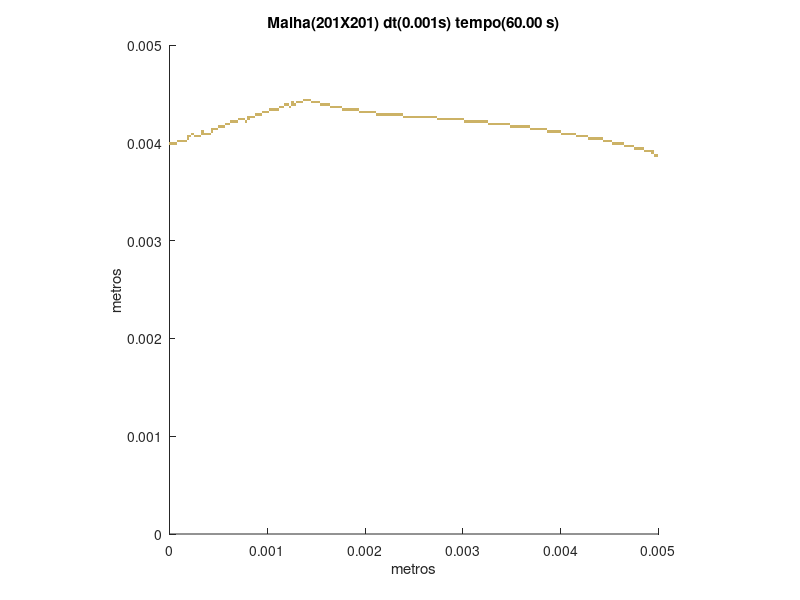

The MATLAB script that drew this image:
set (gca,'PlotBoxAspectRatio',[1 1 1],'Xlim',[0,0.005],'Ylim',[0,0.005])
hold on
title('Malha(201X201) dt(0.001s) tempo(60.00 s)')
hold on
ylabel('metros')
hold on
xlabel('metros')
hold on

fill([0.00495024875621891 0.00495024875621891 0.00497512437810945 0.00497512437810945],[0.00385572139303483 0.00388059701492537 0.00388059701492537 0.00385572139303483],[0.8,0.7,0.4],'LineStyle','none')

fill([0.00497512437810945 0.00497512437810945 0.005 0.005],[0.00385572139303483 0.00388059701492537 0.00388059701492537 0.00385572139303483],[0.8,0.7,0.4],'LineStyle','none')

fill([0.00492537313432836 0.00492537313432836 0.00495024875621891 0.00495024875621891],[0.00388059701492537 0.00390547263681592 0.00390547263681592 0.00388059701492537],[0.8,0.7,0.4],'LineStyle','none')

fill([0.00485074626865672 0.00485074626865672 0.00487562189054726 0.00487562189054726],[0.00390547263681592 0.00393034825870647 0.00393034825870647 0.00390547263681592],[0.8,0.7,0.4],'LineStyle','none')

fill([0.00487562189054726 0.00487562189054726 0.00490049751243781 0.00490049751243781],[0.00390547263681592 0.00393034825870647 0.00393034825870647 0.00390547263681592],[0.8,0.7,0.4],'LineStyle','none')

fill([0.00490049751243781 0.00490049751243781 0.00492537313432836 0.00492537313432836],[0.00390547263681592 0.00393034825870647 0.00393034825870647 0.00390547263681592],[0.8,0.7,0.4],'LineStyle','none')

fill([0.00492537313432836 0.00492537313432836 0.00495024875621891 0.00495024875621891],[0.00390547263681592 0.00393034825870647 0.00393034825870647 0.00390547263681592],[0.8,0.7,0.4],'LineStyle','none')

fill([0.00475124378109453 0.00475124378109453 0.00477611940298507 0.00477611940298507],[0.00393034825870647 0.00395522388059701 0.00395522388059701 0.00393034825870647],[0.8,0.7,0.4],'LineStyle','none')

fill([0.00477611940298507 0.00477611940298507 0.00480099502487562 0.00480099502487562],[0.00393034825870647 0.00395522388059701 0.00395522388059701 0.00393034825870647],[0.8,0.7,0.4],'LineStyle','none')

fill([0.00480099502487562 0.00480099502487562 0.00482587064676617 0.00482587064676617],[0.00393034825870647 0.00395522388059701 0.00395522388059701 0.00393034825870647],[0.8,0.7,0.4],'LineStyle','none')

fill([0.00482587064676617 0.00482587064676617 0.00485074626865672 0.00485074626865672],[0.00393034825870647 0.00395522388059701 0.00395522388059701 0.00393034825870647],[0.8,0.7,0.4],'LineStyle','none')

fill([0.00465174129353234 0.00465174129353234 0.00467661691542289 0.00467661691542289],[0.00395522388059701 0.00398009950248756 0.00398009950248756 0.00395522388059701],[0.8,0.7,0.4],'LineStyle','none')

fill([0.00467661691542289 0.00467661691542289 0.00470149253731343 0.00470149253731343],[0.00395522388059701 0.00398009950248756 0.00398009950248756 0.00395522388059701],[0.8,0.7,0.4],'LineStyle','none')

fill([0.00470149253731343 0.00470149253731343 0.00472636815920398 0.00472636815920398],[0.00395522388059701 0.00398009950248756 0.00398009950248756 0.00395522388059701],[0.8,0.7,0.4],'LineStyle','none')

fill([0.00472636815920398 0.00472636815920398 0.00475124378109453 0.00475124378109453],[0.00395522388059701 0.00398009950248756 0.00398009950248756 0.00395522388059701],[0.8,0.7,0.4],'LineStyle','none')

fill([0 0 2.48756218905473E-05 2.48756218905473E-05],[0.00398009950248756 0.00400497512437811 0.00400497512437811 0.00398009950248756],[0.8,0.7,0.4],'LineStyle','none')

fill([2.48756218905473E-05 2.48756218905473E-05 4.97512437810945E-05 4.97512437810945E-05],[0.00398009950248756 0.00400497512437811 0.00400497512437811 0.00398009950248756],[0.8,0.7,0.4],'LineStyle','none')

fill([4.97512437810945E-05 4.97512437810945E-05 7.46268656716418E-05 7.46268656716418E-05],[0.00398009950248756 0.00400497512437811 0.00400497512437811 0.00398009950248756],[0.8,0.7,0.4],'LineStyle','none')

fill([0.0045273631840796 0.0045273631840796 0.00455223880597015 0.00455223880597015],[0.00398009950248756 0.00400497512437811 0.00400497512437811 0.00398009950248756],[0.8,0.7,0.4],'LineStyle','none')

fill([0.00455223880597015 0.00455223880597015 0.0045771144278607 0.0045771144278607],[0.00398009950248756 0.00400497512437811 0.00400497512437811 0.00398009950248756],[0.8,0.7,0.4],'LineStyle','none')

fill([0.0045771144278607 0.0045771144278607 0.00460199004975124 0.00460199004975124],[0.00398009950248756 0.00400497512437811 0.00400497512437811 0.00398009950248756],[0.8,0.7,0.4],'LineStyle','none')

fill([0.00460199004975124 0.00460199004975124 0.00462686567164179 0.00462686567164179],[0.00398009950248756 0.00400497512437811 0.00400497512437811 0.00398009950248756],[0.8,0.7,0.4],'LineStyle','none')

fill([0.00462686567164179 0.00462686567164179 0.00465174129353234 0.00465174129353234],[0.00398009950248756 0.00400497512437811 0.00400497512437811 0.00398009950248756],[0.8,0.7,0.4],'LineStyle','none')

fill([7.46268656716418E-05 7.46268656716418E-05 9.95024875621891E-05 9.95024875621891E-05],[0.00400497512437811 0.00402985074626866 0.00402985074626866 0.00400497512437811],[0.8,0.7,0.4],'LineStyle','none')

fill([9.95024875621891E-05 9.95024875621891E-05 0.000124378109452736 0.000124378109452736],[0.00400497512437811 0.00402985074626866 0.00402985074626866 0.00400497512437811],[0.8,0.7,0.4],'LineStyle','none')

fill([0.000124378109452736 0.000124378109452736 0.000149253731343284 0.000149253731343284],[0.00400497512437811 0.00402985074626866 0.00402985074626866 0.00400497512437811],[0.8,0.7,0.4],'LineStyle','none')

fill([0.000149253731343284 0.000149253731343284 0.000174129353233831 0.000174129353233831],[0.00400497512437811 0.00402985074626866 0.00402985074626866 0.00400497512437811],[0.8,0.7,0.4],'LineStyle','none')

fill([0.00442786069651741 0.00442786069651741 0.00445273631840796 0.00445273631840796],[0.00400497512437811 0.00402985074626866 0.00402985074626866 0.00400497512437811],[0.8,0.7,0.4],'LineStyle','none')

fill([0.00445273631840796 0.00445273631840796 0.00447761194029851 0.00447761194029851],[0.00400497512437811 0.00402985074626866 0.00402985074626866 0.00400497512437811],[0.8,0.7,0.4],'LineStyle','none')

fill([0.00447761194029851 0.00447761194029851 0.00450248756218905 0.00450248756218905],[0.00400497512437811 0.00402985074626866 0.00402985074626866 0.00400497512437811],[0.8,0.7,0.4],'LineStyle','none')

fill([0.00450248756218905 0.00450248756218905 0.0045273631840796 0.0045273631840796],[0.00400497512437811 0.00402985074626866 0.00402985074626866 0.00400497512437811],[0.8,0.7,0.4],'LineStyle','none')

fill([0.000174129353233831 0.000174129353233831 0.000199004975124378 0.000199004975124378],[0.00402985074626866 0.0040547263681592 0.0040547263681592 0.00402985074626866],[0.8,0.7,0.4],'LineStyle','none')

fill([0.00427860696517413 0.00427860696517413 0.00430348258706468 0.00430348258706468],[0.00402985074626866 0.0040547263681592 0.0040547263681592 0.00402985074626866],[0.8,0.7,0.4],'LineStyle','none')

fill([0.00430348258706468 0.00430348258706468 0.00432835820895522 0.00432835820895522],[0.00402985074626866 0.0040547263681592 0.0040547263681592 0.00402985074626866],[0.8,0.7,0.4],'LineStyle','none')

fill([0.00432835820895522 0.00432835820895522 0.00435323383084577 0.00435323383084577],[0.00402985074626866 0.0040547263681592 0.0040547263681592 0.00402985074626866],[0.8,0.7,0.4],'LineStyle','none')

fill([0.00435323383084577 0.00435323383084577 0.00437810945273632 0.00437810945273632],[0.00402985074626866 0.0040547263681592 0.0040547263681592 0.00402985074626866],[0.8,0.7,0.4],'LineStyle','none')

fill([0.00437810945273632 0.00437810945273632 0.00440298507462687 0.00440298507462687],[0.00402985074626866 0.0040547263681592 0.0040547263681592 0.00402985074626866],[0.8,0.7,0.4],'LineStyle','none')

fill([0.00440298507462687 0.00440298507462687 0.00442786069651741 0.00442786069651741],[0.00402985074626866 0.0040547263681592 0.0040547263681592 0.00402985074626866],[0.8,0.7,0.4],'LineStyle','none')

fill([0.000174129353233831 0.000174129353233831 0.000199004975124378 0.000199004975124378],[0.0040547263681592 0.00407960199004975 0.00407960199004975 0.0040547263681592],[0.8,0.7,0.4],'LineStyle','none')

fill([0.000199004975124378 0.000199004975124378 0.000223880597014925 0.000223880597014925],[0.0040547263681592 0.00407960199004975 0.00407960199004975 0.0040547263681592],[0.8,0.7,0.4],'LineStyle','none')

fill([0.000248756218905473 0.000248756218905473 0.00027363184079602 0.00027363184079602],[0.0040547263681592 0.00407960199004975 0.00407960199004975 0.0040547263681592],[0.8,0.7,0.4],'LineStyle','none')

fill([0.00027363184079602 0.00027363184079602 0.000298507462686567 0.000298507462686567],[0.0040547263681592 0.00407960199004975 0.00407960199004975 0.0040547263681592],[0.8,0.7,0.4],'LineStyle','none')

fill([0.000298507462686567 0.000298507462686567 0.000323383084577114 0.000323383084577114],[0.0040547263681592 0.00407960199004975 0.00407960199004975 0.0040547263681592],[0.8,0.7,0.4],'LineStyle','none')

fill([0.00415422885572139 0.00415422885572139 0.00417910447761194 0.00417910447761194],[0.0040547263681592 0.00407960199004975 0.00407960199004975 0.0040547263681592],[0.8,0.7,0.4],'LineStyle','none')

fill([0.00417910447761194 0.00417910447761194 0.00420398009950249 0.00420398009950249],[0.0040547263681592 0.00407960199004975 0.00407960199004975 0.0040547263681592],[0.8,0.7,0.4],'LineStyle','none')

fill([0.00420398009950249 0.00420398009950249 0.00422885572139303 0.00422885572139303],[0.0040547263681592 0.00407960199004975 0.00407960199004975 0.0040547263681592],[0.8,0.7,0.4],'LineStyle','none')

fill([0.00422885572139303 0.00422885572139303 0.00425373134328358 0.00425373134328358],[0.0040547263681592 0.00407960199004975 0.00407960199004975 0.0040547263681592],[0.8,0.7,0.4],'LineStyle','none')

fill([0.00425373134328358 0.00425373134328358 0.00427860696517413 0.00427860696517413],[0.0040547263681592 0.00407960199004975 0.00407960199004975 0.0040547263681592],[0.8,0.7,0.4],'LineStyle','none')

fill([0.000223880597014925 0.000223880597014925 0.000248756218905473 0.000248756218905473],[0.00407960199004975 0.0041044776119403 0.0041044776119403 0.00407960199004975],[0.8,0.7,0.4],'LineStyle','none')

fill([0.000323383084577114 0.000323383084577114 0.000348258706467662 0.000348258706467662],[0.00407960199004975 0.0041044776119403 0.0041044776119403 0.00407960199004975],[0.8,0.7,0.4],'LineStyle','none')

fill([0.000348258706467662 0.000348258706467662 0.000373134328358209 0.000373134328358209],[0.00407960199004975 0.0041044776119403 0.0041044776119403 0.00407960199004975],[0.8,0.7,0.4],'LineStyle','none')

fill([0.000373134328358209 0.000373134328358209 0.000398009950248756 0.000398009950248756],[0.00407960199004975 0.0041044776119403 0.0041044776119403 0.00407960199004975],[0.8,0.7,0.4],'LineStyle','none')

fill([0.000398009950248756 0.000398009950248756 0.000422885572139303 0.000422885572139303],[0.00407960199004975 0.0041044776119403 0.0041044776119403 0.00407960199004975],[0.8,0.7,0.4],'LineStyle','none')

fill([0.00400497512437811 0.00400497512437811 0.00402985074626866 0.00402985074626866],[0.00407960199004975 0.0041044776119403 0.0041044776119403 0.00407960199004975],[0.8,0.7,0.4],'LineStyle','none')

fill([0.00402985074626866 0.00402985074626866 0.0040547263681592 0.0040547263681592],[0.00407960199004975 0.0041044776119403 0.0041044776119403 0.00407960199004975],[0.8,0.7,0.4],'LineStyle','none')

fill([0.0040547263681592 0.0040547263681592 0.00407960199004975 0.00407960199004975],[0.00407960199004975 0.0041044776119403 0.0041044776119403 0.00407960199004975],[0.8,0.7,0.4],'LineStyle','none')

fill([0.00407960199004975 0.00407960199004975 0.0041044776119403 0.0041044776119403],[0.00407960199004975 0.0041044776119403 0.0041044776119403 0.00407960199004975],[0.8,0.7,0.4],'LineStyle','none')

fill([0.0041044776119403 0.0041044776119403 0.00412935323383085 0.00412935323383085],[0.00407960199004975 0.0041044776119403 0.0041044776119403 0.00407960199004975],[0.8,0.7,0.4],'LineStyle','none')

fill([0.00412935323383085 0.00412935323383085 0.00415422885572139 0.00415422885572139],[0.00407960199004975 0.0041044776119403 0.0041044776119403 0.00407960199004975],[0.8,0.7,0.4],'LineStyle','none')

fill([0.000323383084577114 0.000323383084577114 0.000348258706467662 0.000348258706467662],[0.0041044776119403 0.00412935323383085 0.00412935323383085 0.0041044776119403],[0.8,0.7,0.4],'LineStyle','none')

fill([0.000422885572139303 0.000422885572139303 0.000447761194029851 0.000447761194029851],[0.0041044776119403 0.00412935323383085 0.00412935323383085 0.0041044776119403],[0.8,0.7,0.4],'LineStyle','none')

fill([0.00385572139303483 0.00385572139303483 0.00388059701492537 0.00388059701492537],[0.0041044776119403 0.00412935323383085 0.00412935323383085 0.0041044776119403],[0.8,0.7,0.4],'LineStyle','none')

fill([0.00388059701492537 0.00388059701492537 0.00390547263681592 0.00390547263681592],[0.0041044776119403 0.00412935323383085 0.00412935323383085 0.0041044776119403],[0.8,0.7,0.4],'LineStyle','none')

fill([0.00390547263681592 0.00390547263681592 0.00393034825870647 0.00393034825870647],[0.0041044776119403 0.00412935323383085 0.00412935323383085 0.0041044776119403],[0.8,0.7,0.4],'LineStyle','none')

fill([0.00393034825870647 0.00393034825870647 0.00395522388059701 0.00395522388059701],[0.0041044776119403 0.00412935323383085 0.00412935323383085 0.0041044776119403],[0.8,0.7,0.4],'LineStyle','none')

fill([0.00395522388059701 0.00395522388059701 0.00398009950248756 0.00398009950248756],[0.0041044776119403 0.00412935323383085 0.00412935323383085 0.0041044776119403],[0.8,0.7,0.4],'LineStyle','none')

fill([0.00398009950248756 0.00398009950248756 0.00400497512437811 0.00400497512437811],[0.0041044776119403 0.00412935323383085 0.00412935323383085 0.0041044776119403],[0.8,0.7,0.4],'LineStyle','none')

fill([0.000422885572139303 0.000422885572139303 0.000447761194029851 0.000447761194029851],[0.00412935323383085 0.00415422885572139 0.00415422885572139 0.00412935323383085],[0.8,0.7,0.4],'LineStyle','none')

fill([0.000447761194029851 0.000447761194029851 0.000472636815920398 0.000472636815920398],[0.00412935323383085 0.00415422885572139 0.00415422885572139 0.00412935323383085],[0.8,0.7,0.4],'LineStyle','none')

fill([0.000472636815920398 0.000472636815920398 0.000497512437810945 0.000497512437810945],[0.00412935323383085 0.00415422885572139 0.00415422885572139 0.00412935323383085],[0.8,0.7,0.4],'LineStyle','none')

fill([0.003681592039801 0.003681592039801 0.00370646766169154 0.00370646766169154],[0.00412935323383085 0.00415422885572139 0.00415422885572139 0.00412935323383085],[0.8,0.7,0.4],'LineStyle','none')

fill([0.00370646766169154 0.00370646766169154 0.00373134328358209 0.00373134328358209],[0.00412935323383085 0.00415422885572139 0.00415422885572139 0.00412935323383085],[0.8,0.7,0.4],'LineStyle','none')

fill([0.00373134328358209 0.00373134328358209 0.00375621890547264 0.00375621890547264],[0.00412935323383085 0.00415422885572139 0.00415422885572139 0.00412935323383085],[0.8,0.7,0.4],'LineStyle','none')

fill([0.00375621890547264 0.00375621890547264 0.00378109452736318 0.00378109452736318],[0.00412935323383085 0.00415422885572139 0.00415422885572139 0.00412935323383085],[0.8,0.7,0.4],'LineStyle','none')

fill([0.00378109452736318 0.00378109452736318 0.00380597014925373 0.00380597014925373],[0.00412935323383085 0.00415422885572139 0.00415422885572139 0.00412935323383085],[0.8,0.7,0.4],'LineStyle','none')

fill([0.00380597014925373 0.00380597014925373 0.00383084577114428 0.00383084577114428],[0.00412935323383085 0.00415422885572139 0.00415422885572139 0.00412935323383085],[0.8,0.7,0.4],'LineStyle','none')

fill([0.00383084577114428 0.00383084577114428 0.00385572139303483 0.00385572139303483],[0.00412935323383085 0.00415422885572139 0.00415422885572139 0.00412935323383085],[0.8,0.7,0.4],'LineStyle','none')

fill([0.000497512437810945 0.000497512437810945 0.000522388059701492 0.000522388059701492],[0.00415422885572139 0.00417910447761194 0.00417910447761194 0.00415422885572139],[0.8,0.7,0.4],'LineStyle','none')

fill([0.000522388059701492 0.000522388059701492 0.00054726368159204 0.00054726368159204],[0.00415422885572139 0.00417910447761194 0.00417910447761194 0.00415422885572139],[0.8,0.7,0.4],'LineStyle','none')

fill([0.00054726368159204 0.00054726368159204 0.000572139303482587 0.000572139303482587],[0.00415422885572139 0.00417910447761194 0.00417910447761194 0.00415422885572139],[0.8,0.7,0.4],'LineStyle','none')

fill([0.00348258706467662 0.00348258706467662 0.00350746268656716 0.00350746268656716],[0.00415422885572139 0.00417910447761194 0.00417910447761194 0.00415422885572139],[0.8,0.7,0.4],'LineStyle','none')

fill([0.00350746268656716 0.00350746268656716 0.00353233830845771 0.00353233830845771],[0.00415422885572139 0.00417910447761194 0.00417910447761194 0.00415422885572139],[0.8,0.7,0.4],'LineStyle','none')

fill([0.00353233830845771 0.00353233830845771 0.00355721393034826 0.00355721393034826],[0.00415422885572139 0.00417910447761194 0.00417910447761194 0.00415422885572139],[0.8,0.7,0.4],'LineStyle','none')

fill([0.00355721393034826 0.00355721393034826 0.00358208955223881 0.00358208955223881],[0.00415422885572139 0.00417910447761194 0.00417910447761194 0.00415422885572139],[0.8,0.7,0.4],'LineStyle','none')

fill([0.00358208955223881 0.00358208955223881 0.00360696517412935 0.00360696517412935],[0.00415422885572139 0.00417910447761194 0.00417910447761194 0.00415422885572139],[0.8,0.7,0.4],'LineStyle','none')

fill([0.00360696517412935 0.00360696517412935 0.0036318407960199 0.0036318407960199],[0.00415422885572139 0.00417910447761194 0.00417910447761194 0.00415422885572139],[0.8,0.7,0.4],'LineStyle','none')

fill([0.0036318407960199 0.0036318407960199 0.00365671641791045 0.00365671641791045],[0.00415422885572139 0.00417910447761194 0.00417910447761194 0.00415422885572139],[0.8,0.7,0.4],'LineStyle','none')

fill([0.00365671641791045 0.00365671641791045 0.003681592039801 0.003681592039801],[0.00415422885572139 0.00417910447761194 0.00417910447761194 0.00415422885572139],[0.8,0.7,0.4],'LineStyle','none')

fill([0.000572139303482587 0.000572139303482587 0.000597014925373134 0.000597014925373134],[0.00417910447761194 0.00420398009950249 0.00420398009950249 0.00417910447761194],[0.8,0.7,0.4],'LineStyle','none')

fill([0.000597014925373134 0.000597014925373134 0.000621890547263682 0.000621890547263682],[0.00417910447761194 0.00420398009950249 0.00420398009950249 0.00417910447761194],[0.8,0.7,0.4],'LineStyle','none')

fill([0.00325870646766169 0.00325870646766169 0.00328358208955224 0.00328358208955224],[0.00417910447761194 0.00420398009950249 0.00420398009950249 0.00417910447761194],[0.8,0.7,0.4],'LineStyle','none')

fill([0.00328358208955224 0.00328358208955224 0.00330845771144279 0.00330845771144279],[0.00417910447761194 0.00420398009950249 0.00420398009950249 0.00417910447761194],[0.8,0.7,0.4],'LineStyle','none')

fill([0.00330845771144279 0.00330845771144279 0.00333333333333333 0.00333333333333333],[0.00417910447761194 0.00420398009950249 0.00420398009950249 0.00417910447761194],[0.8,0.7,0.4],'LineStyle','none')

fill([0.00333333333333333 0.00333333333333333 0.00335820895522388 0.00335820895522388],[0.00417910447761194 0.00420398009950249 0.00420398009950249 0.00417910447761194],[0.8,0.7,0.4],'LineStyle','none')

fill([0.00335820895522388 0.00335820895522388 0.00338308457711443 0.00338308457711443],[0.00417910447761194 0.00420398009950249 0.00420398009950249 0.00417910447761194],[0.8,0.7,0.4],'LineStyle','none')

fill([0.00338308457711443 0.00338308457711443 0.00340796019900498 0.00340796019900498],[0.00417910447761194 0.00420398009950249 0.00420398009950249 0.00417910447761194],[0.8,0.7,0.4],'LineStyle','none')

fill([0.00340796019900498 0.00340796019900498 0.00343283582089552 0.00343283582089552],[0.00417910447761194 0.00420398009950249 0.00420398009950249 0.00417910447761194],[0.8,0.7,0.4],'LineStyle','none')

fill([0.00343283582089552 0.00343283582089552 0.00345771144278607 0.00345771144278607],[0.00417910447761194 0.00420398009950249 0.00420398009950249 0.00417910447761194],[0.8,0.7,0.4],'LineStyle','none')

fill([0.00345771144278607 0.00345771144278607 0.00348258706467662 0.00348258706467662],[0.00417910447761194 0.00420398009950249 0.00420398009950249 0.00417910447761194],[0.8,0.7,0.4],'LineStyle','none')

fill([0.000621890547263682 0.000621890547263682 0.000646766169154229 0.000646766169154229],[0.00420398009950249 0.00422885572139303 0.00422885572139303 0.00420398009950249],[0.8,0.7,0.4],'LineStyle','none')

fill([0.000646766169154229 0.000646766169154229 0.000671641791044776 0.000671641791044776],[0.00420398009950249 0.00422885572139303 0.00422885572139303 0.00420398009950249],[0.8,0.7,0.4],'LineStyle','none')

fill([0.000671641791044776 0.000671641791044776 0.000696517412935323 0.000696517412935323],[0.00420398009950249 0.00422885572139303 0.00422885572139303 0.00420398009950249],[0.8,0.7,0.4],'LineStyle','none')

fill([0.000771144278606965 0.000771144278606965 0.000796019900497512 0.000796019900497512],[0.00420398009950249 0.00422885572139303 0.00422885572139303 0.00420398009950249],[0.8,0.7,0.4],'LineStyle','none')

fill([0.00300995024875622 0.00300995024875622 0.00303482587064677 0.00303482587064677],[0.00420398009950249 0.00422885572139303 0.00422885572139303 0.00420398009950249],[0.8,0.7,0.4],'LineStyle','none')

fill([0.00303482587064677 0.00303482587064677 0.00305970149253731 0.00305970149253731],[0.00420398009950249 0.00422885572139303 0.00422885572139303 0.00420398009950249],[0.8,0.7,0.4],'LineStyle','none')

fill([0.00305970149253731 0.00305970149253731 0.00308457711442786 0.00308457711442786],[0.00420398009950249 0.00422885572139303 0.00422885572139303 0.00420398009950249],[0.8,0.7,0.4],'LineStyle','none')

fill([0.00308457711442786 0.00308457711442786 0.00310945273631841 0.00310945273631841],[0.00420398009950249 0.00422885572139303 0.00422885572139303 0.00420398009950249],[0.8,0.7,0.4],'LineStyle','none')

fill([0.00310945273631841 0.00310945273631841 0.00313432835820896 0.00313432835820896],[0.00420398009950249 0.00422885572139303 0.00422885572139303 0.00420398009950249],[0.8,0.7,0.4],'LineStyle','none')

fill([0.00313432835820896 0.00313432835820896 0.0031592039800995 0.0031592039800995],[0.00420398009950249 0.00422885572139303 0.00422885572139303 0.00420398009950249],[0.8,0.7,0.4],'LineStyle','none')

fill([0.0031592039800995 0.0031592039800995 0.00318407960199005 0.00318407960199005],[0.00420398009950249 0.00422885572139303 0.00422885572139303 0.00420398009950249],[0.8,0.7,0.4],'LineStyle','none')

fill([0.00318407960199005 0.00318407960199005 0.0032089552238806 0.0032089552238806],[0.00420398009950249 0.00422885572139303 0.00422885572139303 0.00420398009950249],[0.8,0.7,0.4],'LineStyle','none')

fill([0.0032089552238806 0.0032089552238806 0.00323383084577114 0.00323383084577114],[0.00420398009950249 0.00422885572139303 0.00422885572139303 0.00420398009950249],[0.8,0.7,0.4],'LineStyle','none')

fill([0.00323383084577114 0.00323383084577114 0.00325870646766169 0.00325870646766169],[0.00420398009950249 0.00422885572139303 0.00422885572139303 0.00420398009950249],[0.8,0.7,0.4],'LineStyle','none')

fill([0.000696517412935323 0.000696517412935323 0.000721393034825871 0.000721393034825871],[0.00422885572139303 0.00425373134328358 0.00425373134328358 0.00422885572139303],[0.8,0.7,0.4],'LineStyle','none')

fill([0.000721393034825871 0.000721393034825871 0.000746268656716418 0.000746268656716418],[0.00422885572139303 0.00425373134328358 0.00425373134328358 0.00422885572139303],[0.8,0.7,0.4],'LineStyle','none')

fill([0.000746268656716418 0.000746268656716418 0.000771144278606965 0.000771144278606965],[0.00422885572139303 0.00425373134328358 0.00425373134328358 0.00422885572139303],[0.8,0.7,0.4],'LineStyle','none')

fill([0.000796019900497512 0.000796019900497512 0.00082089552238806 0.00082089552238806],[0.00422885572139303 0.00425373134328358 0.00425373134328358 0.00422885572139303],[0.8,0.7,0.4],'LineStyle','none')

fill([0.0027363184079602 0.0027363184079602 0.00276119402985075 0.00276119402985075],[0.00422885572139303 0.00425373134328358 0.00425373134328358 0.00422885572139303],[0.8,0.7,0.4],'LineStyle','none')

fill([0.00276119402985075 0.00276119402985075 0.00278606965174129 0.00278606965174129],[0.00422885572139303 0.00425373134328358 0.00425373134328358 0.00422885572139303],[0.8,0.7,0.4],'LineStyle','none')

fill([0.00278606965174129 0.00278606965174129 0.00281094527363184 0.00281094527363184],[0.00422885572139303 0.00425373134328358 0.00425373134328358 0.00422885572139303],[0.8,0.7,0.4],'LineStyle','none')

fill([0.00281094527363184 0.00281094527363184 0.00283582089552239 0.00283582089552239],[0.00422885572139303 0.00425373134328358 0.00425373134328358 0.00422885572139303],[0.8,0.7,0.4],'LineStyle','none')

fill([0.00283582089552239 0.00283582089552239 0.00286069651741294 0.00286069651741294],[0.00422885572139303 0.00425373134328358 0.00425373134328358 0.00422885572139303],[0.8,0.7,0.4],'LineStyle','none')

fill([0.00286069651741294 0.00286069651741294 0.00288557213930348 0.00288557213930348],[0.00422885572139303 0.00425373134328358 0.00425373134328358 0.00422885572139303],[0.8,0.7,0.4],'LineStyle','none')

fill([0.00288557213930348 0.00288557213930348 0.00291044776119403 0.00291044776119403],[0.00422885572139303 0.00425373134328358 0.00425373134328358 0.00422885572139303],[0.8,0.7,0.4],'LineStyle','none')

fill([0.00291044776119403 0.00291044776119403 0.00293532338308458 0.00293532338308458],[0.00422885572139303 0.00425373134328358 0.00425373134328358 0.00422885572139303],[0.8,0.7,0.4],'LineStyle','none')

fill([0.00293532338308458 0.00293532338308458 0.00296019900497512 0.00296019900497512],[0.00422885572139303 0.00425373134328358 0.00425373134328358 0.00422885572139303],[0.8,0.7,0.4],'LineStyle','none')

fill([0.00296019900497512 0.00296019900497512 0.00298507462686567 0.00298507462686567],[0.00422885572139303 0.00425373134328358 0.00425373134328358 0.00422885572139303],[0.8,0.7,0.4],'LineStyle','none')

fill([0.00298507462686567 0.00298507462686567 0.00300995024875622 0.00300995024875622],[0.00422885572139303 0.00425373134328358 0.00425373134328358 0.00422885572139303],[0.8,0.7,0.4],'LineStyle','none')

fill([0.000796019900497512 0.000796019900497512 0.00082089552238806 0.00082089552238806],[0.00425373134328358 0.00427860696517413 0.00427860696517413 0.00425373134328358],[0.8,0.7,0.4],'LineStyle','none')

fill([0.00082089552238806 0.00082089552238806 0.000845771144278607 0.000845771144278607],[0.00425373134328358 0.00427860696517413 0.00427860696517413 0.00425373134328358],[0.8,0.7,0.4],'LineStyle','none')

fill([0.000845771144278607 0.000845771144278607 0.000870646766169154 0.000870646766169154],[0.00425373134328358 0.00427860696517413 0.00427860696517413 0.00425373134328358],[0.8,0.7,0.4],'LineStyle','none')

fill([0.00238805970149254 0.00238805970149254 0.00241293532338308 0.00241293532338308],[0.00425373134328358 0.00427860696517413 0.00427860696517413 0.00425373134328358],[0.8,0.7,0.4],'LineStyle','none')

fill([0.00241293532338308 0.00241293532338308 0.00243781094527363 0.00243781094527363],[0.00425373134328358 0.00427860696517413 0.00427860696517413 0.00425373134328358],[0.8,0.7,0.4],'LineStyle','none')

fill([0.00243781094527363 0.00243781094527363 0.00246268656716418 0.00246268656716418],[0.00425373134328358 0.00427860696517413 0.00427860696517413 0.00425373134328358],[0.8,0.7,0.4],'LineStyle','none')

fill([0.00246268656716418 0.00246268656716418 0.00248756218905473 0.00248756218905473],[0.00425373134328358 0.00427860696517413 0.00427860696517413 0.00425373134328358],[0.8,0.7,0.4],'LineStyle','none')

fill([0.00248756218905473 0.00248756218905473 0.00251243781094527 0.00251243781094527],[0.00425373134328358 0.00427860696517413 0.00427860696517413 0.00425373134328358],[0.8,0.7,0.4],'LineStyle','none')

fill([0.00251243781094527 0.00251243781094527 0.00253731343283582 0.00253731343283582],[0.00425373134328358 0.00427860696517413 0.00427860696517413 0.00425373134328358],[0.8,0.7,0.4],'LineStyle','none')

fill([0.00253731343283582 0.00253731343283582 0.00256218905472637 0.00256218905472637],[0.00425373134328358 0.00427860696517413 0.00427860696517413 0.00425373134328358],[0.8,0.7,0.4],'LineStyle','none')

fill([0.00256218905472637 0.00256218905472637 0.00258706467661692 0.00258706467661692],[0.00425373134328358 0.00427860696517413 0.00427860696517413 0.00425373134328358],[0.8,0.7,0.4],'LineStyle','none')

fill([0.00258706467661692 0.00258706467661692 0.00261194029850746 0.00261194029850746],[0.00425373134328358 0.00427860696517413 0.00427860696517413 0.00425373134328358],[0.8,0.7,0.4],'LineStyle','none')

fill([0.00261194029850746 0.00261194029850746 0.00263681592039801 0.00263681592039801],[0.00425373134328358 0.00427860696517413 0.00427860696517413 0.00425373134328358],[0.8,0.7,0.4],'LineStyle','none')

fill([0.00263681592039801 0.00263681592039801 0.00266169154228856 0.00266169154228856],[0.00425373134328358 0.00427860696517413 0.00427860696517413 0.00425373134328358],[0.8,0.7,0.4],'LineStyle','none')

fill([0.00266169154228856 0.00266169154228856 0.0026865671641791 0.0026865671641791],[0.00425373134328358 0.00427860696517413 0.00427860696517413 0.00425373134328358],[0.8,0.7,0.4],'LineStyle','none')

fill([0.0026865671641791 0.0026865671641791 0.00271144278606965 0.00271144278606965],[0.00425373134328358 0.00427860696517413 0.00427860696517413 0.00425373134328358],[0.8,0.7,0.4],'LineStyle','none')

fill([0.00271144278606965 0.00271144278606965 0.0027363184079602 0.0027363184079602],[0.00425373134328358 0.00427860696517413 0.00427860696517413 0.00425373134328358],[0.8,0.7,0.4],'LineStyle','none')

fill([0.000870646766169154 0.000870646766169154 0.000895522388059702 0.000895522388059702],[0.00427860696517413 0.00430348258706468 0.00430348258706468 0.00427860696517413],[0.8,0.7,0.4],'LineStyle','none')

fill([0.000895522388059702 0.000895522388059702 0.000920398009950249 0.000920398009950249],[0.00427860696517413 0.00430348258706468 0.00430348258706468 0.00427860696517413],[0.8,0.7,0.4],'LineStyle','none')

fill([0.000920398009950249 0.000920398009950249 0.000945273631840796 0.000945273631840796],[0.00427860696517413 0.00430348258706468 0.00430348258706468 0.00427860696517413],[0.8,0.7,0.4],'LineStyle','none')

fill([0.00211442786069652 0.00211442786069652 0.00213930348258706 0.00213930348258706],[0.00427860696517413 0.00430348258706468 0.00430348258706468 0.00427860696517413],[0.8,0.7,0.4],'LineStyle','none')

fill([0.00213930348258706 0.00213930348258706 0.00216417910447761 0.00216417910447761],[0.00427860696517413 0.00430348258706468 0.00430348258706468 0.00427860696517413],[0.8,0.7,0.4],'LineStyle','none')

fill([0.00216417910447761 0.00216417910447761 0.00218905472636816 0.00218905472636816],[0.00427860696517413 0.00430348258706468 0.00430348258706468 0.00427860696517413],[0.8,0.7,0.4],'LineStyle','none')

fill([0.00218905472636816 0.00218905472636816 0.00221393034825871 0.00221393034825871],[0.00427860696517413 0.00430348258706468 0.00430348258706468 0.00427860696517413],[0.8,0.7,0.4],'LineStyle','none')

fill([0.00221393034825871 0.00221393034825871 0.00223880597014925 0.00223880597014925],[0.00427860696517413 0.00430348258706468 0.00430348258706468 0.00427860696517413],[0.8,0.7,0.4],'LineStyle','none')

fill([0.00223880597014925 0.00223880597014925 0.0022636815920398 0.0022636815920398],[0.00427860696517413 0.00430348258706468 0.00430348258706468 0.00427860696517413],[0.8,0.7,0.4],'LineStyle','none')

fill([0.0022636815920398 0.0022636815920398 0.00228855721393035 0.00228855721393035],[0.00427860696517413 0.00430348258706468 0.00430348258706468 0.00427860696517413],[0.8,0.7,0.4],'LineStyle','none')

fill([0.00228855721393035 0.00228855721393035 0.0023134328358209 0.0023134328358209],[0.00427860696517413 0.00430348258706468 0.00430348258706468 0.00427860696517413],[0.8,0.7,0.4],'LineStyle','none')

fill([0.0023134328358209 0.0023134328358209 0.00233830845771144 0.00233830845771144],[0.00427860696517413 0.00430348258706468 0.00430348258706468 0.00427860696517413],[0.8,0.7,0.4],'LineStyle','none')

fill([0.00233830845771144 0.00233830845771144 0.00236318407960199 0.00236318407960199],[0.00427860696517413 0.00430348258706468 0.00430348258706468 0.00427860696517413],[0.8,0.7,0.4],'LineStyle','none')

fill([0.00236318407960199 0.00236318407960199 0.00238805970149254 0.00238805970149254],[0.00427860696517413 0.00430348258706468 0.00430348258706468 0.00427860696517413],[0.8,0.7,0.4],'LineStyle','none')

fill([0.000945273631840796 0.000945273631840796 0.000970149253731343 0.000970149253731343],[0.00430348258706468 0.00432835820895522 0.00432835820895522 0.00430348258706468],[0.8,0.7,0.4],'LineStyle','none')

fill([0.000970149253731343 0.000970149253731343 0.00099502487562189 0.00099502487562189],[0.00430348258706468 0.00432835820895522 0.00432835820895522 0.00430348258706468],[0.8,0.7,0.4],'LineStyle','none')

fill([0.00099502487562189 0.00099502487562189 0.00101990049751244 0.00101990049751244],[0.00430348258706468 0.00432835820895522 0.00432835820895522 0.00430348258706468],[0.8,0.7,0.4],'LineStyle','none')

fill([0.00194029850746269 0.00194029850746269 0.00196517412935323 0.00196517412935323],[0.00430348258706468 0.00432835820895522 0.00432835820895522 0.00430348258706468],[0.8,0.7,0.4],'LineStyle','none')

fill([0.00196517412935323 0.00196517412935323 0.00199004975124378 0.00199004975124378],[0.00430348258706468 0.00432835820895522 0.00432835820895522 0.00430348258706468],[0.8,0.7,0.4],'LineStyle','none')

fill([0.00199004975124378 0.00199004975124378 0.00201492537313433 0.00201492537313433],[0.00430348258706468 0.00432835820895522 0.00432835820895522 0.00430348258706468],[0.8,0.7,0.4],'LineStyle','none')

fill([0.00201492537313433 0.00201492537313433 0.00203980099502488 0.00203980099502488],[0.00430348258706468 0.00432835820895522 0.00432835820895522 0.00430348258706468],[0.8,0.7,0.4],'LineStyle','none')

fill([0.00203980099502488 0.00203980099502488 0.00206467661691542 0.00206467661691542],[0.00430348258706468 0.00432835820895522 0.00432835820895522 0.00430348258706468],[0.8,0.7,0.4],'LineStyle','none')

fill([0.00206467661691542 0.00206467661691542 0.00208955223880597 0.00208955223880597],[0.00430348258706468 0.00432835820895522 0.00432835820895522 0.00430348258706468],[0.8,0.7,0.4],'LineStyle','none')

fill([0.00208955223880597 0.00208955223880597 0.00211442786069652 0.00211442786069652],[0.00430348258706468 0.00432835820895522 0.00432835820895522 0.00430348258706468],[0.8,0.7,0.4],'LineStyle','none')

fill([0.00101990049751244 0.00101990049751244 0.00104477611940298 0.00104477611940298],[0.00432835820895522 0.00435323383084577 0.00435323383084577 0.00432835820895522],[0.8,0.7,0.4],'LineStyle','none')

fill([0.00104477611940298 0.00104477611940298 0.00106965174129353 0.00106965174129353],[0.00432835820895522 0.00435323383084577 0.00435323383084577 0.00432835820895522],[0.8,0.7,0.4],'LineStyle','none')

fill([0.00106965174129353 0.00106965174129353 0.00109452736318408 0.00109452736318408],[0.00432835820895522 0.00435323383084577 0.00435323383084577 0.00432835820895522],[0.8,0.7,0.4],'LineStyle','none')

fill([0.00109452736318408 0.00109452736318408 0.00111940298507463 0.00111940298507463],[0.00432835820895522 0.00435323383084577 0.00435323383084577 0.00432835820895522],[0.8,0.7,0.4],'LineStyle','none')

fill([0.00176616915422886 0.00176616915422886 0.0017910447761194 0.0017910447761194],[0.00432835820895522 0.00435323383084577 0.00435323383084577 0.00432835820895522],[0.8,0.7,0.4],'LineStyle','none')

fill([0.0017910447761194 0.0017910447761194 0.00181592039800995 0.00181592039800995],[0.00432835820895522 0.00435323383084577 0.00435323383084577 0.00432835820895522],[0.8,0.7,0.4],'LineStyle','none')

fill([0.00181592039800995 0.00181592039800995 0.0018407960199005 0.0018407960199005],[0.00432835820895522 0.00435323383084577 0.00435323383084577 0.00432835820895522],[0.8,0.7,0.4],'LineStyle','none')

fill([0.0018407960199005 0.0018407960199005 0.00186567164179104 0.00186567164179104],[0.00432835820895522 0.00435323383084577 0.00435323383084577 0.00432835820895522],[0.8,0.7,0.4],'LineStyle','none')

fill([0.00186567164179104 0.00186567164179104 0.00189054726368159 0.00189054726368159],[0.00432835820895522 0.00435323383084577 0.00435323383084577 0.00432835820895522],[0.8,0.7,0.4],'LineStyle','none')

fill([0.00189054726368159 0.00189054726368159 0.00191542288557214 0.00191542288557214],[0.00432835820895522 0.00435323383084577 0.00435323383084577 0.00432835820895522],[0.8,0.7,0.4],'LineStyle','none')

fill([0.00191542288557214 0.00191542288557214 0.00194029850746269 0.00194029850746269],[0.00432835820895522 0.00435323383084577 0.00435323383084577 0.00432835820895522],[0.8,0.7,0.4],'LineStyle','none')

fill([0.00111940298507463 0.00111940298507463 0.00114427860696517 0.00114427860696517],[0.00435323383084577 0.00437810945273632 0.00437810945273632 0.00435323383084577],[0.8,0.7,0.4],'LineStyle','none')

fill([0.00114427860696517 0.00114427860696517 0.00116915422885572 0.00116915422885572],[0.00435323383084577 0.00437810945273632 0.00437810945273632 0.00435323383084577],[0.8,0.7,0.4],'LineStyle','none')

fill([0.00121890547263682 0.00121890547263682 0.00124378109452736 0.00124378109452736],[0.00435323383084577 0.00437810945273632 0.00437810945273632 0.00435323383084577],[0.8,0.7,0.4],'LineStyle','none')

fill([0.00164179104477612 0.00164179104477612 0.00166666666666667 0.00166666666666667],[0.00435323383084577 0.00437810945273632 0.00437810945273632 0.00435323383084577],[0.8,0.7,0.4],'LineStyle','none')

fill([0.00166666666666667 0.00166666666666667 0.00169154228855721 0.00169154228855721],[0.00435323383084577 0.00437810945273632 0.00437810945273632 0.00435323383084577],[0.8,0.7,0.4],'LineStyle','none')

fill([0.00169154228855721 0.00169154228855721 0.00171641791044776 0.00171641791044776],[0.00435323383084577 0.00437810945273632 0.00437810945273632 0.00435323383084577],[0.8,0.7,0.4],'LineStyle','none')

fill([0.00171641791044776 0.00171641791044776 0.00174129353233831 0.00174129353233831],[0.00435323383084577 0.00437810945273632 0.00437810945273632 0.00435323383084577],[0.8,0.7,0.4],'LineStyle','none')

fill([0.00174129353233831 0.00174129353233831 0.00176616915422886 0.00176616915422886],[0.00435323383084577 0.00437810945273632 0.00437810945273632 0.00435323383084577],[0.8,0.7,0.4],'LineStyle','none')

fill([0.00116915422885572 0.00116915422885572 0.00119402985074627 0.00119402985074627],[0.00437810945273632 0.00440298507462687 0.00440298507462687 0.00437810945273632],[0.8,0.7,0.4],'LineStyle','none')

fill([0.00119402985074627 0.00119402985074627 0.00121890547263682 0.00121890547263682],[0.00437810945273632 0.00440298507462687 0.00440298507462687 0.00437810945273632],[0.8,0.7,0.4],'LineStyle','none')

fill([0.00124378109452736 0.00124378109452736 0.00126865671641791 0.00126865671641791],[0.00437810945273632 0.00440298507462687 0.00440298507462687 0.00437810945273632],[0.8,0.7,0.4],'LineStyle','none')

fill([0.00126865671641791 0.00126865671641791 0.00129353233830846 0.00129353233830846],[0.00437810945273632 0.00440298507462687 0.00440298507462687 0.00437810945273632],[0.8,0.7,0.4],'LineStyle','none')

fill([0.00154228855721393 0.00154228855721393 0.00156716417910448 0.00156716417910448],[0.00437810945273632 0.00440298507462687 0.00440298507462687 0.00437810945273632],[0.8,0.7,0.4],'LineStyle','none')

fill([0.00156716417910448 0.00156716417910448 0.00159203980099502 0.00159203980099502],[0.00437810945273632 0.00440298507462687 0.00440298507462687 0.00437810945273632],[0.8,0.7,0.4],'LineStyle','none')

fill([0.00159203980099502 0.00159203980099502 0.00161691542288557 0.00161691542288557],[0.00437810945273632 0.00440298507462687 0.00440298507462687 0.00437810945273632],[0.8,0.7,0.4],'LineStyle','none')

fill([0.00161691542288557 0.00161691542288557 0.00164179104477612 0.00164179104477612],[0.00437810945273632 0.00440298507462687 0.00440298507462687 0.00437810945273632],[0.8,0.7,0.4],'LineStyle','none')

fill([0.00124378109452736 0.00124378109452736 0.00126865671641791 0.00126865671641791],[0.00440298507462687 0.00442786069651741 0.00442786069651741 0.00440298507462687],[0.8,0.7,0.4],'LineStyle','none')

fill([0.00129353233830846 0.00129353233830846 0.001318407960199 0.001318407960199],[0.00440298507462687 0.00442786069651741 0.00442786069651741 0.00440298507462687],[0.8,0.7,0.4],'LineStyle','none')

fill([0.001318407960199 0.001318407960199 0.00134328358208955 0.00134328358208955],[0.00440298507462687 0.00442786069651741 0.00442786069651741 0.00440298507462687],[0.8,0.7,0.4],'LineStyle','none')

fill([0.00134328358208955 0.00134328358208955 0.0013681592039801 0.0013681592039801],[0.00440298507462687 0.00442786069651741 0.00442786069651741 0.00440298507462687],[0.8,0.7,0.4],'LineStyle','none')

fill([0.00144278606965174 0.00144278606965174 0.00146766169154229 0.00146766169154229],[0.00440298507462687 0.00442786069651741 0.00442786069651741 0.00440298507462687],[0.8,0.7,0.4],'LineStyle','none')

fill([0.00146766169154229 0.00146766169154229 0.00149253731343284 0.00149253731343284],[0.00440298507462687 0.00442786069651741 0.00442786069651741 0.00440298507462687],[0.8,0.7,0.4],'LineStyle','none')

fill([0.00149253731343284 0.00149253731343284 0.00151741293532338 0.00151741293532338],[0.00440298507462687 0.00442786069651741 0.00442786069651741 0.00440298507462687],[0.8,0.7,0.4],'LineStyle','none')

fill([0.00151741293532338 0.00151741293532338 0.00154228855721393 0.00154228855721393],[0.00440298507462687 0.00442786069651741 0.00442786069651741 0.00440298507462687],[0.8,0.7,0.4],'LineStyle','none')

fill([0.0013681592039801 0.0013681592039801 0.00139303482587065 0.00139303482587065],[0.00442786069651741 0.00445273631840796 0.00445273631840796 0.00442786069651741],[0.8,0.7,0.4],'LineStyle','none')

fill([0.00139303482587065 0.00139303482587065 0.00141791044776119 0.00141791044776119],[0.00442786069651741 0.00445273631840796 0.00445273631840796 0.00442786069651741],[0.8,0.7,0.4],'LineStyle','none')

fill([0.00141791044776119 0.00141791044776119 0.00144278606965174 0.00144278606965174],[0.00442786069651741 0.00445273631840796 0.00445273631840796 0.00442786069651741],[0.8,0.7,0.4],'LineStyle','none')
